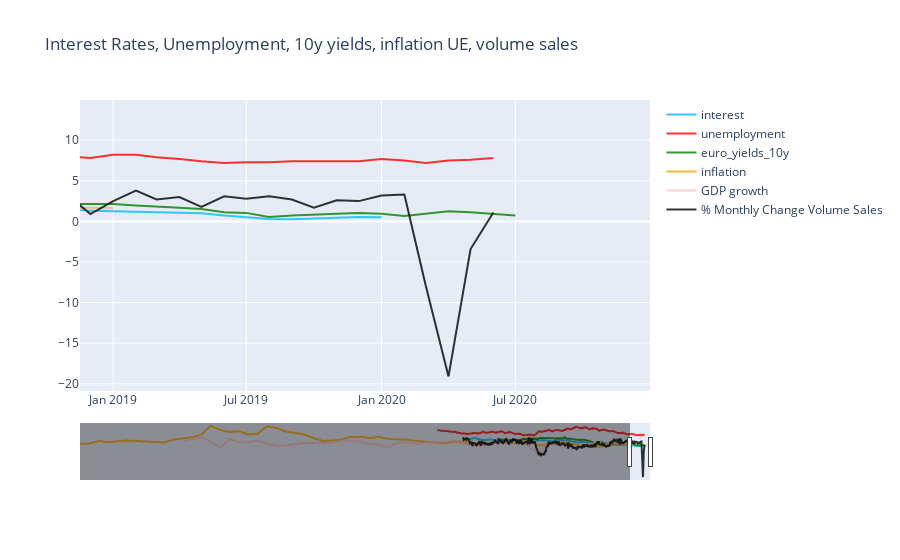

Notebook code for this chart:
### Code cell
import pandas as pd
import requests
import json
import plotly.graph_objects as go

def checkindicator(url):
    r= requests.get(url)
    r = r.json()
    periods = r['series']['docs'][0]['period']
    values = r['series']['docs'][0]['value']
    dataset = r['series']['docs'][0]['dataset_name']

    indicators = pd.DataFrame(values,index=periods)

    indicators.columns = [dataset]

    return indicators   
    
euro_yields_10y = checkindicator('https://api.db.nomics.world/v22/series/Eurostat/irt_euryld_m/M.EA.INS_FWD.CGB_EA.Y10?observations=1')
unemployment = checkindicator('https://api.db.nomics.world/v22/series/Eurostat/une_rt_m/M.NSA.TOTAL.PC_ACT.T.EA19?observations=1')

interest = checkindicator('https://api.db.nomics.world/v22/series/Eurostat/ei_mfir_m/M.NSA.NAP.MF-LTGBY-RT.EU28?observations=1')
inflation = checkindicator('https://api.db.nomics.world/v22/series/WB/WDI/FP.CPI.TOTL.ZG-EU?observations=1')

#inflation.columns


GDPgrowth = checkindicator('https://api.db.nomics.world/v22/series/WB/WDI/NY.GDP.MKTP.KD.ZG-EU?observations=1')

monthly_change_retail_trade = checkindicator('https://api.db.nomics.world/v22/series/Eurostat/sts_trtu_m/M.TOVT.G47.CA.PCH_SM.EA19?observations=1')
monthly_change_retail_trade.columns


import plotly.graph_objects as go


fig = go.Figure()
fig.add_trace(go.Scatter(
                x=interest.index,
                y=interest['Interest rates - monthly data'],
                name="interest",
                line_color='deepskyblue',
                opacity=0.8))
fig.add_trace(go.Scatter(
                x=unemployment.index,
                y=unemployment['Unemployment by sex and age – monthly data'],
                name="unemployment",
                line_color='red',
                opacity=0.8))
fig.add_trace(go.Scatter(
                x=euro_yields_10y.index,
                y=euro_yields_10y['Euro yield curves - monthly data'],
                name="euro_yields_10y",
                line_color='green',
                opacity=0.8))
fig.add_trace(go.Scatter(
                x=inflation.index,
                y=inflation['World Development Indicators'],
                name="inflation",
                line_color='orange',
                opacity=0.8))

fig.add_trace(go.Scatter(
                x=GDPgrowth.index,
                y=GDPgrowth['World Development Indicators'],
                name="GDP growth",
                line_color='pink',
                opacity=0.8))

fig.add_trace(go.Scatter(
                x=monthly_change_retail_trade.index,
                y=monthly_change_retail_trade['Turnover and volume of sales in wholesale and retail trade - monthly data'],
                name="% Monthly Change Volume Sales",
                line_color='black',
                opacity=0.8))

# Use date string to set xaxis range
fig.update_layout(xaxis_range=['2003-07-01','2020-12-31'],
                  title_text="Interest Rates, Unemployment, 10y yields, inflation UE, volume sales",xaxis_rangeslider_visible=True)


fig.show()

### Figure 1 — Plotly figure (JSON) as saved in the notebook; plotly's stock layout.template omitted (floating-point values rounded to 4 significant figures; data arrays with more than 128 entries replaced by an {"elided": "..."} marker saying what was removed)
{"data": [{"line": {"color": "deepskyblue"}, "name": "interest", "opacity": 0.8, "type": "scatter", "x": {"elided": "229 str values"}, "y": {"elided": "229 float values"}}, {"line": {"color": "red"}, "name": "unemployment", "opacity": 0.8, "type": "scatter", "x": {"elided": "267 str values"}, "y": {"elided": "267 float values"}}, {"line": {"color": "green"}, "name": "euro_yields_10y", "opacity": 0.8, "type": "scatter", "x": {"elided": "191 str values"}, "y": {"elided": "191 float values"}}, {"line": {"color": "orange"}, "name": "inflation", "opacity": 0.8, "type": "scatter", "x": ["1960", "1961", "1962", "1963", "1964", "1965", "1966", "1967", "1968", "1969", "1970", "1971", "1972", "1973", "1974", "1975", "1976", "1977", "1978", "1979", "1980", "1981", "1982", "1983", "1984", "1985", "1986", "1987", "1988", "1989", "1990", "1991", "1992", "1993", "1994", "1995", "1996", "1997", "1998", "1999", "2000", "2001", "2002", "2003", "2004", "2005", "2006", "2007", "2008", "2009", "2010", "2011", "2012", "2013", "2014", "2015", "2016", "2017", "2018", "2019"], "y": [1.741, 2.077, 3.554, 2.922, 3.416, 3.987, 3.703, 3.319, 3.243, 2.675, 4.506, 5.241, 6.007, 7.749, 13.16, 10.47, 9.347, 9.767, 7.755, 8.222, 12.91, 11.77, 9.585, 8.669, 7.674, 5.395, 3.678, 4.02, 4.535, 6.26, 6.15, 5.485, 6.217, 4.854, 4.718, 4.427, 3.559, 3.112, 2.416, 2.157, 3.151, 3.374, 2.424, 2.092, 2.286, 2.488, 2.666, 2.511, 4.165, 0.8393, 1.531, 3.289, 2.663, 1.22, 0.1993, -0.06164, 0.1833, 1.429, 1.739, 1.631]}, {"line": {"color": "pink"}, "name": "GDP growth", "opacity": 0.8, "type": "scatter", "x": ["1960", "1961", "1962", "1963", "1964", "1965", "1966", "1967", "1968", "1969", "1970", "1971", "1972", "1973", "1974", "1975", "1976", "1977", "1978", "1979", "1980", "1981", "1982", "1983", "1984", "1985", "1986", "1987", "1988", "1989", "1990", "1991", "1992", "1993", "1994", "1995", "1996", "1997", "1998", "1999", "2000", "2001", "2002", "2003", "2004", "2005", "2006", "2007", "2008", "2009", "2010", "2011", "2012", "2013", "2014", "2015", "2016", "2017", "2018", "2019"], "y": ["NA", "NA", "NA", "NA", "NA", "NA", "NA", "NA", "NA", "NA", "NA", 3.661, 4.786, 6.034, 3.097, -0.6465, 4.898, 2.877, 3.058, 3.845, 2.071, 0.5021, 0.8159, 1.441, 2.485, 2.351, 2.586, 2.527, 4.169, 3.924, 3.37, 1.809, 1.147, -0.5657, 2.654, 2.664, 1.894, 2.663, 3.019, 2.961, 3.904, 2.189, 1.123, 0.9279, 2.603, 1.93, 3.495, 3.154, 0.6458, -4.33, 2.195, 1.84, -0.743, -0.05751, 1.582, 2.357, 2.05, 2.726, 2.147, 1.523]}, {"line": {"color": "black"}, "name": "% Monthly Change Volume Sales", "opacity": 0.8, "type": "scatter", "x": {"elided": "234 str values"}, "y": {"elided": "234 float values"}}], "layout": {"autosize": true, "title": {"text": "Interest Rates, Unemployment, 10y yields, inflation UE, volume sales"}, "xaxis": {"autorange": false, "range": ["2018-11-16 21:06:42.2923", "2020-12-31"], "rangeslider": {"autorange": true, "range": ["1960-01-01", "2020-12-31"], "visible": true, "yaxis": {"_template": null, "rangemode": "match"}}, "type": "date"}, "yaxis": {"autorange": true, "range": [-20.89, 14.96], "type": "linear"}}}
